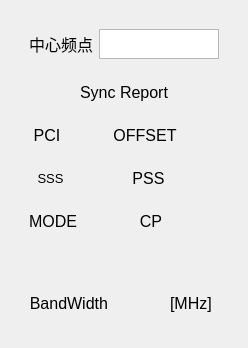
         <widget class="QWidget" name="page_5">
          <layout class="QVBoxLayout" name="verticalLayout_15">
           <item>
            <widget class="QWidget" name="widget_14" native="true">
             <layout class="QVBoxLayout" name="verticalLayout_14">
              <item>
               <widget class="QWidget" name="widget_81" native="true">
                <layout class="QHBoxLayout" name="horizontalLayout_62">
                 <item>
                  <widget class="QLabel" name="MultiDevice_CFLbl">
                   <property name="maximumSize">
                    <size>
                     <width>167</width>
                     <height>16777215</height>
                    </size>
                   </property>
                   <property name="font">
                    <font>
                     <pointsize>12</pointsize>
                    </font>
                   </property>
                   <property name="text">
                    <string>中心频点</string>
                   </property>
                   <property name="alignment">
                    <set>Qt::AlignCenter</set>
                   </property>
                  </widget>
                 </item>
                 <item>
                  <widget class="QTextEdit" name="MultiDevice_CFtext">
                   <property name="sizePolicy">
                    <sizepolicy hsizetype="Maximum" vsizetype="Maximum">
                     <horstretch>0</horstretch>
                     <verstretch>0</verstretch>
                    </sizepolicy>
                   </property>
                   <property name="maximumSize">
                    <size>
                     <width>120</width>
                     <height>30</height>
                    </size>
                   </property>
                  </widget>
                 </item>
                </layout>
               </widget>
              </item>
              <item>
               <widget class="QWidget" name="widget_19" native="true">
                <layout class="QHBoxLayout" name="horizontalLayout_14">
                 <item>
                  <widget class="QLabel" name="label_33">
                   <property name="font">
                    <font>
                     <pointsize>12</pointsize>
                    </font>
                   </property>
                   <property name="text">
                    <string>Sync Report</string>
                   </property>
                   <property name="alignment">
                    <set>Qt::AlignCenter</set>
                   </property>
                  </widget>
                 </item>
                </layout>
               </widget>
              </item>
              <item>
               <widget class="QWidget" name="widget_20" native="true">
                <layout class="QHBoxLayout" name="horizontalLayout_15">
                 <item>
                  <widget class="QLabel" name="label_34">
                   <property name="font">
                    <font>
                     <pointsize>12</pointsize>
                    </font>
                   </property>
                   <property name="text">
                    <string>PCI</string>
                   </property>
                   <property name="alignment">
                    <set>Qt::AlignCenter</set>
                   </property>
                  </widget>
                 </item>
                 <item>
                  <widget class="QLabel" name="label_35">
                   <property name="font">
                    <font>
                     <pointsize>12</pointsize>
                    </font>
                   </property>
                   <property name="text">
                    <string/>
                   </property>
                   <property name="alignment">
                    <set>Qt::AlignCenter</set>
                   </property>
                  </widget>
                 </item>
                 <item>
                  <widget class="QLabel" name="label_36">
                   <property name="font">
                    <font>
                     <pointsize>12</pointsize>
                    </font>
                   </property>
                   <property name="text">
                    <string>OFFSET</string>
                   </property>
                   <property name="alignment">
                    <set>Qt::AlignCenter</set>
                   </property>
                  </widget>
                 </item>
                 <item>
                  <widget class="QLabel" name="label_37">
                   <property name="font">
                    <font>
                     <pointsize>12</pointsize>
                    </font>
                   </property>
                   <property name="text">
                    <string/>
                   </property>
                   <property name="alignment">
                    <set>Qt::AlignCenter</set>
                   </property>
                  </widget>
                 </item>
                </layout>
               </widget>
              </item>
              <item>
               <widget class="QWidget" name="widget_21" native="true">
                <property name="font">
                 <font>
                  <pointsize>12</pointsize>
                 </font>
                </property>
                <layout class="QHBoxLayout" name="horizontalLayout_16">
                 <item>
                  <widget class="QLabel" name="label_38">
                   <property name="font">
                    <font>
                     <pointsize>10</pointsize>
                    </font>
                   </property>
                   <property name="text">
                    <string>SSS</string>
                   </property>
                   <property name="alignment">
                    <set>Qt::AlignCenter</set>
                   </property>
                  </widget>
                 </item>
                 <item>
                  <widget class="QLabel" name="label_39">
                   <property name="font">
                    <font>
                     <pointsize>12</pointsize>
                    </font>
                   </property>
                   <property name="text">
                    <string/>
                   </property>
                   <property name="alignment">
                    <set>Qt::AlignCenter</set>
                   </property>
                  </widget>
                 </item>
                 <item>
                  <widget class="QLabel" name="label_40">
                   <property name="font">
                    <font>
                     <pointsize>12</pointsize>
                    </font>
                   </property>
                   <property name="text">
                    <string>PSS</string>
                   </property>
                   <property name="alignment">
                    <set>Qt::AlignCenter</set>
                   </property>
                  </widget>
                 </item>
                 <item>
                  <widget class="QLabel" name="label_41">
                   <property name="font">
                    <font>
                     <pointsize>12</pointsize>
                    </font>
                   </property>
                   <property name="text">
                    <string/>
                   </property>
                   <property name="alignment">
                    <set>Qt::AlignCenter</set>
                   </property>
                  </widget>
                 </item>
                </layout>
               </widget>
              </item>
              <item>
               <widget class="QWidget" name="widget_22" native="true">
                <property name="font">
                 <font>
                  <pointsize>12</pointsize>
                 </font>
                </property>
                <layout class="QHBoxLayout" name="horizontalLayout_17">
                 <item>
                  <widget class="QLabel" name="label_42">
                   <property name="text">
                    <string>MODE</string>
                   </property>
                   <property name="alignment">
                    <set>Qt::AlignCenter</set>
                   </property>
                  </widget>
                 </item>
                 <item>
                  <widget class="QLabel" name="label_43">
                   <property name="font">
                    <font>
                     <pointsize>10</pointsize>
                    </font>
                   </property>
                   <property name="text">
                    <string/>
                   </property>
                   <property name="alignment">
                    <set>Qt::AlignCenter</set>
                   </property>
                  </widget>
                 </item>
                 <item>
                  <widget class="QLabel" name="label_44">
                   <property name="text">
                    <string>CP</string>
                   </property>
                   <property name="alignment">
                    <set>Qt::AlignCenter</set>
                   </property>
                  </widget>
                 </item>
                 <item>
                  <widget class="QLabel" name="label_45">
                   <property name="text">
                    <string/>
                   </property>
                   <property name="alignment">
                    <set>Qt::AlignCenter</set>
                   </property>
                  </widget>
                 </item>
                </layout>
               </widget>
              </item>
              <item>
               <widget class="QWidget" name="widget_23" native="true">
                <property name="font">
                 <font>
                  <pointsize>12</pointsize>
                 </font>
                </property>
                <layout class="QHBoxLayout" name="horizontalLayout_19">
                 <item>
                  <widget class="QLabel" name="label_49">
                   <property name="font">
                    <font>
                     <pointsize>10</pointsize>
                    </font>
                   </property>
                   <property name="text">
                    <string/>
                   </property>
                   <property name="alignment">
                    <set>Qt::AlignCenter</set>
                   </property>
                  </widget>
                 </item>
                </layout>
               </widget>
              </item>
              <item>
               <widget class="QWidget" name="widget_24" native="true">
                <property name="font">
                 <font>
                  <pointsize>10</pointsize>
                 </font>
                </property>
                <layout class="QHBoxLayout" name="horizontalLayout_18">
                 <item>
                  <widget class="QLabel" name="label_46">
                   <property name="font">
                    <font>
                     <pointsize>12</pointsize>
                    </font>
                   </property>
                   <property name="text">
                    <string>BandWidth</string>
                   </property>
                   <property name="alignment">
                    <set>Qt::AlignRight|Qt::AlignTrailing|Qt::AlignVCenter</set>
                   </property>
                  </widget>
                 </item>
                 <item>
                  <widget class="QLabel" name="label_47">
                   <property name="font">
                    <font>
                     <pointsize>12</pointsize>
                    </font>
                   </property>
                   <property name="text">
                    <string/>
                   </property>
                   <property name="alignment">
                    <set>Qt::AlignCenter</set>
                   </property>
                  </widget>
                 </item>
                 <item>
                  <widget class="QLabel" name="label_48">
                   <property name="font">
                    <font>
                     <pointsize>12</pointsize>
                    </font>
                   </property>
                   <property name="text">
                    <string>[MHz]</string>
                   </property>
                   <property name="alignment">
                    <set>Qt::AlignLeading|Qt::AlignLeft|Qt::AlignVCenter</set>
                   </property>
                  </widget>
                 </item>
                </layout>
               </widget>
              </item>
             </layout>
            </widget>
           </item>
           <item>
            <widget class="QWidget" name="widget_25" native="true">
             <widget class="QPushButton" name="LTErunButton">
              <property name="geometry">
               <rect>
                <x>390</x>
                <y>40</y>
                <width>141</width>
                <height>41</height>
               </rect>
              </property>
              <property name="font">
               <font>
                <pointsize>12</pointsize>
               </font>
              </property>
              <property name="text">
               <string>启动检测</string>
              </property>
             </widget>
            </widget>
           </item>
          </layout>
         </widget>
